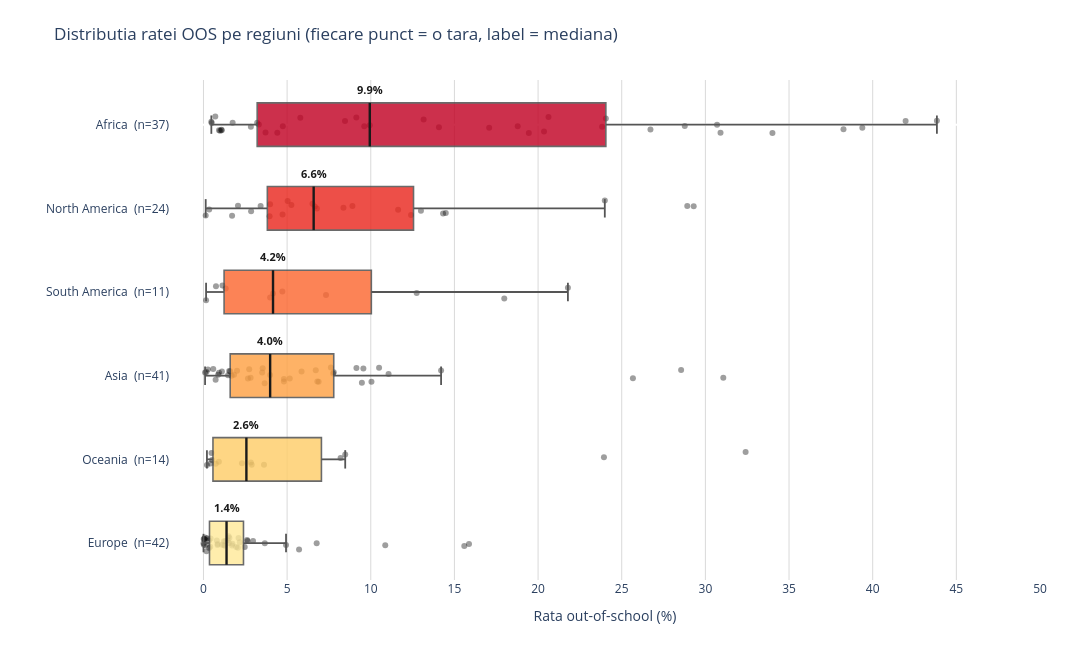

Notebook source saved alongside this figure:
### Markdown cell above
#### Grafic 2 - Cat de grava e situatia per regiune? Box plot

### Code cell
order = (latest.groupby('region')['oos_rate']
         .median().sort_values(ascending=False).index.tolist())

box_data = latest.dropna(subset=['oos_rate', 'region']).copy()
colors = sns.color_palette('YlOrRd_r', n_colors=len(order)).as_hex()

# Label-uri Y cu numarul de tari per regiune
counts_per_region = box_data.groupby('region').size().to_dict()
y_labels = [f'{r}  (n={counts_per_region[r]})' for r in order]

fig = go.Figure()
box_height = 0.52
cap_height = 0.22

for i, (region, color) in enumerate(zip(order, colors)):
    subset = box_data[box_data['region'] == region].copy()
    values = subset['oos_rate'].dropna()
    q1, median, q3 = values.quantile([0.25, 0.50, 0.75])
    iqr = q3 - q1
    lower_whisker = values[values >= q1 - 1.5 * iqr].min()
    upper_whisker = values[values <= q3 + 1.5 * iqr].max()
    actual_max = values.max()

    # Cutia: intervalul interquartilic Q1-Q3, adica 50% din tarile regiunii.
    fig.add_shape(
        type='rect', x0=q1, x1=q3, y0=i - box_height / 2, y1=i + box_height / 2,
        line=dict(color='#4a4a4a', width=1.6), fillcolor=color, opacity=0.82
    )
    # Mediana: linia verticala din interiorul cutiei.
    fig.add_shape(
        type='line', x0=median, x1=median, y0=i - box_height / 2, y1=i + box_height / 2,
        line=dict(color='#1a1a1a', width=2.4)
    )
    # Mustati
    fig.add_shape(
        type='line', x0=lower_whisker, x1=q1, y0=i, y1=i,
        line=dict(color='#555555', width=1.8)
    )
    fig.add_shape(
        type='line', x0=q3, x1=upper_whisker, y0=i, y1=i,
        line=dict(color='#555555', width=1.8)
    )
    fig.add_shape(
        type='line', x0=lower_whisker, x1=lower_whisker,
        y0=i - cap_height / 2, y1=i + cap_height / 2,
        line=dict(color='#555555', width=1.8)
    )
    fig.add_shape(
        type='line', x0=upper_whisker, x1=upper_whisker,
        y0=i - cap_height / 2, y1=i + cap_height / 2,
        line=dict(color='#555555', width=1.8)
    )

    # Label cu valoarea medianei, deasupra cutiei (y reverse -> minus = sus)
    fig.add_annotation(
        x=median, y=i - box_height / 2 - 0.16,
        text=f'<b>{median:.1f}%</b>',
        showarrow=False,
        font=dict(size=11, color='#1a1a1a'),
        xanchor='center',
    )

    # Puncte (jitter) - toate vizibile, fara clipping
    rng = np.random.default_rng(100 + i)
    jitter = rng.uniform(-0.10, 0.10, len(subset))
    fig.add_trace(go.Scatter(
        x=subset['oos_rate'],
        y=np.full(len(subset), i) + jitter,
        mode='markers',
        marker=dict(color='rgba(0,0,0,0.38)', size=6),
        text=subset['Entity'],
        customdata=subset[['Year', 'gdp_pc']].values,
        hovertemplate=(
            '<b>%{text}</b><br>'
            f'Regiune: {region}<br>'
            'Rata OOS: %{x:.1f}%<br>'
            'An: %{customdata[0]:.0f}<br>'
            'PIB/capita: $%{customdata[1]:,.0f}'
            '<extra></extra>'
        ),
        showlegend=False
    ))

    # Hover invizibil peste mediana, ca sa apara stats la trecere
    fig.add_trace(go.Scatter(
        x=[median], y=[i], mode='markers', marker=dict(size=18, opacity=0),
        hovertemplate=(
            f'<b>{region}</b><br>'
            f'Q1: {q1:.1f}%<br>'
            f'Mediana: {median:.1f}%<br>'
            f'Q3: {q3:.1f}%<br>'
            f'Mustati: {lower_whisker:.1f}% - {upper_whisker:.1f}%<br>'
            f'Max: {actual_max:.1f}%<br>'
            f'Nr. tari: {len(subset)}'
            '<extra></extra>'
        ),
        showlegend=False
    ))

fig.update_layout(
    title='Distributia ratei OOS pe regiuni (fiecare punct = o tara, label = mediana)',
    width=1080, height=650,
    plot_bgcolor='white',
    dragmode=False,
    hovermode='closest',
    margin=dict(l=170, r=40, t=80, b=70),
    xaxis=dict(
        title='Rata out-of-school (%)',
        range=[-2, 50],
        dtick=5,
        showgrid=True,
        gridcolor='#d9d9d9',
        zeroline=False,
        fixedrange=True
    ),
    yaxis=dict(
        tickmode='array',
        tickvals=list(range(len(order))),
        ticktext=y_labels,
        autorange='reversed',
        showgrid=False,
        fixedrange=True
    )
)
fig.show(config=PLOTLY_CONFIG)

### Figure 1 — Plotly figure (JSON) as saved in the notebook; plotly's stock layout.template omitted (floating-point values rounded to 4 significant figures)
{"data": [{"customdata": [[2023.0, 15160.0], [2022.0, 3588.0], [2023.0, 2486.0], [2020.0, 1031.0], [2023.0, 4875.0], [2021.0, 7685.0], [2023.0, 2433.0], [2023.0, 3434.0], [2023.0, 6172.0], [2023.0, 6521.0], [2023.0, 16690.0], [2019.0, 10100.0], [2023.0, 2758.0], [2019.0, 19490.0], [2023.0, 2964.0], [2021.0, 6608.0], [2021.0, 3739.0], [2023.0, 2596.0], [2022.0, 1579.0], [2023.0, 1629.0], [2023.0, 2860.0], [2019.0, 6162.0], [2023.0, 26640.0], [2021.0, 8623.0], [2022.0, 1477.0], [2023.0, 10140.0], [2023.0, 1690.0], [2023.0, 3063.0], [2021.0, 5733.0], [2023.0, 4305.0], [2023.0, 28640.0], [2022.0, 13770.0], [2019.0, 3626.0], [2023.0, 3621.0], [2023.0, 2842.0], [2023.0, 12650.0], [2023.0, 5218.0]], "hovertemplate": "<b>%{text}</b><br>Regiune: Africa<br>Rata OOS: %{x:.1f}%<br>An: %{customdata[0]:.0f}<br>PIB/capita: $%{customdata[1]:,.0f}<extra></extra>", "marker": {"color": "rgba(0,0,0,0.38)", "size": 6}, "mode": "markers", "showlegend": false, "text": ["Algeria", "Benin", "Burkina Faso", "Burundi", "Cameroon", "Cape Verde", "Chad", "Comoros", "Congo", "Cote d'Ivoire", "Egypt", "Eswatini", "Ethiopia", "Gabon", "Gambia", "Ghana", "Guinea", "Lesotho", "Liberia", "Madagascar", "Mali", "Mauritania", "Mauritius", "Morocco", "Mozambique", "Namibia", "Niger", "Rwanda", "Sao Tome and Principe", "Senegal", "Seychelles", "South Africa", "Sudan", "Tanzania", "Togo", "Tunisia", "Zimbabwe"], "type": "scatter", "x": [0.93, 9.61, 41.97, 20.62, 3.709, 4.743, 26.72, 20.36, 17.08, 13.16, 4.413, 8.46, 23.83, 28.77, 18.78, 9.941, 19.45, 30.7, 38.25, 3.307, 34.01, 30.91, 1.743, 0.471, 1.0, 1.069, 39.38, 0.4888, 3.211, 24.05, 2.834, 5.788, 43.84, 14.08, 0.7071, 1.094, 9.137], "y": [0.067, 0.01931, -0.04223, -0.09141, 0.09473, 0.01929, 0.05805, 0.08207, 0.03763, -0.062, 0.0963, -0.04305, 0.02585, 0.01621, 0.01998, 0.00705, 0.09916, 0.0003892, 0.0542, -0.001168, 0.09953, 0.09572, -0.02129, -0.03561, 0.07244, 0.05986, 0.03829, -0.0183, -0.02205, -0.07367, 0.0251, -0.08352, -0.04509, 0.03122, -0.09706, 0.06691, -0.08552]}, {"hovertemplate": "<b>Africa</b><br>Q1: 3.2%<br>Mediana: 9.9%<br>Q3: 24.1%<br>Mustati: 0.5% - 43.8%<br>Max: 43.8%<br>Nr. tari: 37<extra></extra>", "marker": {"opacity": 0, "size": 18}, "mode": "markers", "showlegend": false, "type": "scatter", "x": [9.941], "y": [0]}, {"customdata": [[2023.0, 28470.0], [2023.0, 35220.0], [2023.0, 21320.0], [2023.0, 12370.0], [2022.0, 58320.0], [2023.0, 79680.0], [2023.0, 25980.0], [2023.0, 27620.0], [2023.0, 18280.0], [2023.0, 23280.0], [2023.0, 11420.0], [2021.0, 15290.0], [2023.0, 12380.0], [2023.0, 6468.0], [2023.0, 11400.0], [2022.0, 21390.0], [2023.0, 7497.0], [2023.0, 35870.0], [2023.0, 42840.0], [2023.0, 23400.0], [2023.0, 46570.0], [2023.0, 31200.0], [2021.0, 25060.0], [2022.0, 72680.0]], "hovertemplate": "<b>%{text}</b><br>Regiune: North America<br>Rata OOS: %{x:.1f}%<br>An: %{customdata[0]:.0f}<br>PIB/capita: $%{customdata[1]:,.0f}<extra></extra>", "marker": {"color": "rgba(0,0,0,0.38)", "size": 6}, "mode": "markers", "showlegend": false, "text": ["Antigua and Barbuda", "Bahamas", "Barbados", "Belize", "Canada", "Cayman Islands", "Costa Rica", "Curacao", "Dominica", "Dominican Republic", "El Salvador", "Grenada", "Guatemala", "Honduras", "Jamaica", "Mexico", "Nicaragua", "Panama", "Puerto Rico", "Saint Lucia", "Sint Maarten (Dutch part)", "Trinidad and Tobago", "Turks and Caicos Islands", "United States"], "type": "scatter", "x": [1.711, 28.92, 14.48, 11.64, 5.255, 0.1336, 4.728, 3.417, 3.952, 6.516, 14.32, 2.848, 8.368, 23.99, 12.41, 0.3419, 6.656, 8.904, 13.0, 2.063, 6.781, 29.3, 5.031, 3.982], "y": [1.089, 0.9719, 1.057, 1.018, 0.9589, 1.085, 1.074, 0.9728, 1.095, 0.9449, 1.061, 1.036, 0.9942, 0.9062, 1.079, 1.015, 0.9781, 0.9709, 1.03, 0.9694, 1.002, 0.9742, 0.911, 0.9501]}, {"hovertemplate": "<b>North America</b><br>Q1: 3.8%<br>Mediana: 6.6%<br>Q3: 12.6%<br>Mustati: 0.1% - 24.0%<br>Max: 29.3%<br>Nr. tari: 24<extra></extra>", "marker": {"opacity": 0, "size": 18}, "mode": "markers", "showlegend": false, "type": "scatter", "x": [6.586], "y": [1]}, {"customdata": [[2022.0, 27830.0], [2023.0, 11620.0], [2022.0, 18550.0], [2023.0, 29560.0], [2022.0, 18460.0], [2023.0, 14340.0], [2023.0, 49310.0], [2023.0, 15830.0], [2019.0, 15460.0], [2021.0, 18460.0], [2023.0, 31060.0]], "hovertemplate": "<b>%{text}</b><br>Regiune: South America<br>Rata OOS: %{x:.1f}%<br>An: %{customdata[0]:.0f}<br>PIB/capita: $%{customdata[1]:,.0f}<extra></extra>", "marker": {"color": "rgba(0,0,0,0.38)", "size": 6}, "mode": "markers", "showlegend": false, "text": ["Argentina", "Bolivia", "Brazil", "Chile", "Colombia", "Ecuador", "Guyana", "Paraguay", "Peru", "Suriname", "Uruguay"], "type": "scatter", "x": [0.7474, 4.157, 3.984, 1.33, 7.325, 4.715, 17.98, 12.74, 0.1565, 21.78, 1.137], "y": [1.932, 2.017, 2.065, 1.959, 2.037, 1.993, 2.078, 2.013, 2.099, 1.949, 1.922]}, {"hovertemplate": "<b>South America</b><br>Q1: 1.2%<br>Mediana: 4.2%<br>Q3: 10.0%<br>Mustati: 0.2% - 21.8%<br>Max: 21.8%<br>Nr. tari: 11<extra></extra>", "marker": {"opacity": 0, "size": 18}, "mode": "markers", "showlegend": false, "type": "scatter", "x": [4.157], "y": [2]}, {"customdata": [[2023.0, 19400.0], [2023.0, 21310.0], [2023.0, 57820.0], [2023.0, 8242.0], [2022.0, 14060.0], [2023.0, 76620.0], [2023.0, 6695.0], [2020.0, 6595.0], [2023.0, 22590.0], [2022.0, 64040.0], [2023.0, 9302.0], [2023.0, 13890.0], [2020.0, 15380.0], [2022.0, 48100.0], [2022.0, 44970.0], [2023.0, 9381.0], [2023.0, 34700.0], [2022.0, 6140.0], [2023.0, 8372.0], [2023.0, 11330.0], [2023.0, 104800.0], [2023.0, 32860.0], [2023.0, 22330.0], [2023.0, 16220.0], [2023.0, 4861.0], [2022.0, 39780.0], [2022.0, 5526.0], [2023.0, 5361.0], [2023.0, 9899.0], [2022.0, 114700.0], [2021.0, 62690.0], [2022.0, 133600.0], [2022.0, 53230.0], [2023.0, 13020.0], [2022.0, 4455.0], [2023.0, 21190.0], [2022.0, 33520.0], [2023.0, 17870.0], [2023.0, 70240.0], [2023.0, 10010.0], [2023.0, 13550.0]], "hovertemplate": "<b>%{text}</b><br>Regiune: Asia<br>Rata OOS: %{x:.1f}%<br>An: %{customdata[0]:.0f}<br>PIB/capita: $%{customdata[1]:,.0f}<extra></extra>", "marker": {"color": "rgba(0,0,0,0.38)", "size": 6}, "mode": "markers", "showlegend": false, "text": ["Armenia", "Azerbaijan", "Bahrain", "Bangladesh", "Bhutan", "Brunei", "Cambodia", "East Timor", "Georgia", "Hong Kong", "India", "Indonesia", "Iran", "Israel", "Japan", "Jordan", "Kazakhstan", "Kyrgyzstan", "Laos", "Lebanon", "Macao", "Malaysia", "Maldives", "Mongolia", "Nepal", "Oman", "Pakistan", "Palestine", "Philippines", "Qatar", "Saudi Arabia", "Singapore", "South Korea", "Sri Lanka", "Syria", "Thailand", "Turkey", "Turkmenistan", "United Arab Emirates", "Uzbekistan", "Vietnam"], "type": "scatter", "x": [3.509, 1.538, 6.712, 6.885, 10.04, 0.5848, 7.787, 5.157, 4.808, 0.8764, 1.47, 0.7271, 1.829, 3.656, 0.09672, 2.734, 5.863, 3.538, 9.469, 25.67, 14.2, 9.143, 6.804, 7.748, 2.006, 11.06, 28.55, 9.557, 10.5, 7.615, 2.817, 0.9306, 1.103, 3.986, 31.07, 1.598, 0.2632, 2.658, 0.1761, 4.808, 1.682], "y": [2.963, 2.945, 2.936, 3.072, 3.072, 2.921, 2.958, 3.032, 3.04, 2.988, 2.996, 3.048, 2.988, 3.092, 2.962, 2.922, 2.951, 2.911, 3.084, 3.03, 2.939, 2.907, 3.069, 2.974, 2.942, 2.981, 2.933, 2.914, 2.904, 2.902, 3.024, 2.966, 2.951, 2.992, 3.026, 2.948, 2.926, 3.034, 2.956, 3.069, 3.002]}, {"hovertemplate": "<b>Asia</b><br>Q1: 1.6%<br>Mediana: 4.0%<br>Q3: 7.8%<br>Mustati: 0.1% - 14.2%<br>Max: 31.1%<br>Nr. tari: 41<extra></extra>", "marker": {"opacity": 0, "size": 18}, "mode": "markers", "showlegend": false, "type": "scatter", "x": [3.986], "y": [3]}, {"customdata": [[2023.0, 60680.0], [2020.0, 10810.0], [2023.0, 3141.0], [2022.0, 6937.0], [2023.0, 3815.0], [2023.0, 12370.0], [2023.0, 49510.0], [2023.0, 16430.0], [2018.0, 4211.0], [2023.0, 7384.0], [2023.0, 2340.0], [2023.0, 7030.0], [2023.0, 5812.0], [2023.0, 3215.0]], "hovertemplate": "<b>%{text}</b><br>Regiune: Oceania<br>Rata OOS: %{x:.1f}%<br>An: %{customdata[0]:.0f}<br>PIB/capita: $%{customdata[1]:,.0f}<extra></extra>", "marker": {"color": "rgba(0,0,0,0.38)", "size": 6}, "mode": "markers", "showlegend": false, "text": ["Australia", "Fiji", "Kiribati", "Marshall Islands", "Micronesia (country)", "Nauru", "New Zealand", "Palau", "Papua New Guinea", "Samoa", "Solomon Islands", "Tonga", "Tuvalu", "Vanuatu"], "type": "scatter", "x": [0.2074, 2.83, 8.473, 0.482, 23.94, 0.422, 2.302, 8.196, 0.9213, 3.617, 32.4, 0.5131, 0.733, 2.881], "y": [4.068, 4.038, 3.943, 3.925, 3.975, 4.051, 4.047, 3.983, 4.029, 4.065, 3.913, 4.008, 4.051, 4.065]}, {"hovertemplate": "<b>Oceania</b><br>Q1: 0.6%<br>Mediana: 2.6%<br>Q3: 7.1%<br>Mustati: 0.2% - 8.5%<br>Max: 32.4%<br>Nr. tari: 14<extra></extra>", "marker": {"opacity": 0, "size": 18}, "mode": "markers", "showlegend": false, "type": "scatter", "x": [2.566], "y": [4]}, {"customdata": [[2023.0, 20480.0], [2023.0, 64630.0], [2023.0, 64540.0], [2023.0, 27780.0], [2022.0, 62560.0], [2023.0, 19800.0], [2023.0, 33070.0], [2022.0, 39860.0], [2022.0, 50620.0], [2022.0, 48390.0], [2023.0, 69380.0], [2023.0, 41290.0], [2023.0, 56250.0], [2022.0, 53670.0], [2023.0, 63040.0], [2022.0, 35830.0], [2023.0, 40330.0], [2022.0, 65380.0], [2022.0, 123200.0], [2023.0, 52870.0], [2023.0, 37280.0], [2022.0, 46650.0], [2022.0, 132600.0], [2023.0, 60420.0], [2020.0, 13560.0], [2023.0, 27240.0], [2022.0, 71320.0], [2022.0, 22820.0], [2023.0, 90090.0], [2023.0, 43670.0], [2022.0, 41070.0], [2023.0, 40120.0], [2023.0, 39890.0], [2023.0, 70950.0], [2022.0, 24650.0], [2023.0, 39520.0], [2023.0, 47980.0], [2023.0, 47320.0], [2023.0, 62660.0], [2023.0, 82300.0], [2021.0, 17850.0], [2022.0, 53140.0]], "hovertemplate": "<b>%{text}</b><br>Regiune: Europe<br>Rata OOS: %{x:.1f}%<br>An: %{customdata[0]:.0f}<br>PIB/capita: $%{customdata[1]:,.0f}<extra></extra>", "marker": {"color": "rgba(0,0,0,0.38)", "size": 6}, "mode": "markers", "showlegend": false, "text": ["Albania", "Andorra", "Austria", "Belarus", "Belgium", "Bosnia and Herzegovina", "Bulgaria", "Croatia", "Cyprus", "Czechia", "Denmark", "Estonia", "Finland", "France", "Germany", "Greece", "Hungary", "Iceland", "Ireland", "Italy", "Latvia", "Lithuania", "Luxembourg", "Malta", "Moldova", "Montenegro", "Netherlands", "North Macedonia", "Norway", "Poland", "Portugal", "Romania", "Russia", "San Marino", "Serbia", "Slovakia", "Slovenia", "Spain", "Sweden", "Switzerland", "Ukraine", "United Kingdom"], "type": "scatter", "x": [10.87, 0.1809, 1.499, 3.666, 1.224, 2.097, 5.714, 1.733, 0.84, 0.08569, 0.8492, 2.466, 1.552, 0.01469, 2.607, 0.00218, 2.171, 1.515, 1.11, 2.056, 1.96, 0.02364, 0.3454, 2.638, 0.7965, 0.2183, 0.4057, 2.964, 1.312, 0.1235, 0.3378, 15.59, 4.935, 6.766, 1.706, 1.23, 1.447, 1.288, 0.4257, 0.04699, 15.87, 0.08828], "y": [5.028, 5.098, 4.919, 5.001, 4.979, 4.941, 5.077, 5.008, 5.022, 4.957, 5.011, 5.047, 4.94, 4.953, 4.965, 5.003, 4.991, 4.999, 5.02, 5.057, 5.047, 5.021, 5.06, 4.976, 4.97, 4.944, 5.045, 4.975, 4.975, 5.028, 4.97, 5.036, 5.022, 5.001, 5.028, 5.027, 4.968, 5.032, 4.944, 4.952, 5.011, 4.933]}, {"hovertemplate": "<b>Europe</b><br>Q1: 0.4%<br>Mediana: 1.4%<br>Q3: 2.4%<br>Mustati: 0.0% - 4.9%<br>Max: 15.9%<br>Nr. tari: 42<extra></extra>", "marker": {"opacity": 0, "size": 18}, "mode": "markers", "showlegend": false, "type": "scatter", "x": [1.38], "y": [5]}], "layout": {"annotations": [{"font": {"color": "#1a1a1a", "size": 11}, "showarrow": false, "text": "<b>9.9%</b>", "x": 9.941, "xanchor": "center", "y": -0.42}, {"font": {"color": "#1a1a1a", "size": 11}, "showarrow": false, "text": "<b>6.6%</b>", "x": 6.586, "xanchor": "center", "y": 0.58}, {"font": {"color": "#1a1a1a", "size": 11}, "showarrow": false, "text": "<b>4.2%</b>", "x": 4.157, "xanchor": "center", "y": 1.58}, {"font": {"color": "#1a1a1a", "size": 11}, "showarrow": false, "text": "<b>4.0%</b>", "x": 3.986, "xanchor": "center", "y": 2.58}, {"font": {"color": "#1a1a1a", "size": 11}, "showarrow": false, "text": "<b>2.6%</b>", "x": 2.566, "xanchor": "center", "y": 3.58}, {"font": {"color": "#1a1a1a", "size": 11}, "showarrow": false, "text": "<b>1.4%</b>", "x": 1.38, "xanchor": "center", "y": 4.58}], "dragmode": false, "height": 650, "hovermode": "closest", "margin": {"b": 70, "l": 170, "r": 40, "t": 80}, "plot_bgcolor": "white", "shapes": [{"fillcolor": "#c20325", "line": {"color": "#4a4a4a", "width": 1.6}, "opacity": 0.82, "type": "rect", "x0": 3.211, "x1": 24.05, "y0": -0.26, "y1": 0.26}, {"line": {"color": "#1a1a1a", "width": 2.4}, "type": "line", "x0": 9.941, "x1": 9.941, "y0": -0.26, "y1": 0.26}, {"line": {"color": "#555555", "width": 1.8}, "type": "line", "x0": 0.471, "x1": 3.211, "y0": 0, "y1": 0}, {"line": {"color": "#555555", "width": 1.8}, "type": "line", "x0": 24.05, "x1": 43.84, "y0": 0, "y1": 0}, {"line": {"color": "#555555", "width": 1.8}, "type": "line", "x0": 0.471, "x1": 0.471, "y0": -0.11, "y1": 0.11}, {"line": {"color": "#555555", "width": 1.8}, "type": "line", "x0": 43.84, "x1": 43.84, "y0": -0.11, "y1": 0.11}, {"fillcolor": "#ea2920", "line": {"color": "#4a4a4a", "width": 1.6}, "opacity": 0.82, "type": "rect", "x0": 3.818, "x1": 12.56, "y0": 0.74, "y1": 1.26}, {"line": {"color": "#1a1a1a", "width": 2.4}, "type": "line", "x0": 6.586, "x1": 6.586, "y0": 0.74, "y1": 1.26}, {"line": {"color": "#555555", "width": 1.8}, "type": "line", "x0": 0.1336, "x1": 3.818, "y0": 1, "y1": 1}, {"line": {"color": "#555555", "width": 1.8}, "type": "line", "x0": 12.56, "x1": 23.99, "y0": 1, "y1": 1}, {"line": {"color": "#555555", "width": 1.8}, "type": "line", "x0": 0.1336, "x1": 0.1336, "y0": 0.89, "y1": 1.11}, {"line": {"color": "#555555", "width": 1.8}, "type": "line", "x0": 23.99, "x1": 23.99, "y0": 0.89, "y1": 1.11}, {"fillcolor": "#fc6832", "line": {"color": "#4a4a4a", "width": 1.6}, "opacity": 0.82, "type": "rect", "x0": 1.233, "x1": 10.03, "y0": 1.74, "y1": 2.26}, {"line": {"color": "#1a1a1a", "width": 2.4}, "type": "line", "x0": 4.157, "x1": 4.157, "y0": 1.74, "y1": 2.26}, {"line": {"color": "#555555", "width": 1.8}, "type": "line", "x0": 0.1565, "x1": 1.233, "y0": 2, "y1": 2}, {"line": {"color": "#555555", "width": 1.8}, "type": "line", "x0": 10.03, "x1": 21.78, "y0": 2, "y1": 2}, {"line": {"color": "#555555", "width": 1.8}, "type": "line", "x0": 0.1565, "x1": 0.1565, "y0": 1.89, "y1": 2.11}, {"line": {"color": "#555555", "width": 1.8}, "type": "line", "x0": 21.78, "x1": 21.78, "y0": 1.89, "y1": 2.11}, {"fillcolor": "#fea245", "line": {"color": "#4a4a4a", "width": 1.6}, "opacity": 0.82, "type": "rect", "x0": 1.598, "x1": 7.787, "y0": 2.74, "y1": 3.26}, {"line": {"color": "#1a1a1a", "width": 2.4}, "type": "line", "x0": 3.986, "x1": 3.986, "y0": 2.74, "y1": 3.26}, {"line": {"color": "#555555", "width": 1.8}, "type": "line", "x0": 0.09672, "x1": 1.598, "y0": 3, "y1": 3}, {"line": {"color": "#555555", "width": 1.8}, "type": "line", "x0": 7.787, "x1": 14.2, "y0": 3, "y1": 3}, {"line": {"color": "#555555", "width": 1.8}, "type": "line", "x0": 0.09672, "x1": 0.09672, "y0": 2.89, "y1": 3.11}, {"line": {"color": "#555555", "width": 1.8}, "type": "line", "x0": 14.2, "x1": 14.2, "y0": 2.89, "y1": 3.11}, {"fillcolor": "#fece6a", "line": {"color": "#4a4a4a", "width": 1.6}, "opacity": 0.82, "type": "rect", "x0": 0.5681, "x1": 7.051, "y0": 3.74, "y1": 4.26}, {"line": {"color": "#1a1a1a", "width": 2.4}, "type": "line", "x0": 2.566, "x1": 2.566, "y0": 3.74, "y1": 4.26}, {"line": {"color": "#555555", "width": 1.8}, "type": "line", "x0": 0.2074, "x1": 0.5681, "y0": 4, "y1": 4}, {"line": {"color": "#555555", "width": 1.8}, "type": "line", "x0": 7.051, "x1": 8.473, "y0": 4, "y1": 4}, {"line": {"color": "#555555", "width": 1.8}, "type": "line", "x0": 0.2074, "x1": 0.2074, "y0": 3.89, "y1": 4.11}, {"line": {"color": "#555555", "width": 1.8}, "type": "line", "x0": 8.473, "x1": 8.473, "y0": 3.89, "y1": 4.11}, {"fillcolor": "#ffea9b", "line": {"color": "#4a4a4a", "width": 1.6}, "opacity": 0.82, "type": "rect", "x0": 0.3605, "x1": 2.392, "y0": 4.74, "y1": 5.26}, {"line": {"color": "#1a1a1a", "width": 2.4}, "type": "line", "x0": 1.38, "x1": 1.38, "y0": 4.74, "y1": 5.26}, {"line": {"color": "#555555", "width": 1.8}, "type": "line", "x0": 0.00218, "x1": 0.3605, "y0": 5, "y1": 5}, {"line": {"color": "#555555", "width": 1.8}, "type": "line", "x0": 2.392, "x1": 4.935, "y0": 5, "y1": 5}, {"line": {"color": "#555555", "width": 1.8}, "type": "line", "x0": 0.00218, "x1": 0.00218, "y0": 4.89, "y1": 5.11}, {"line": {"color": "#555555", "width": 1.8}, "type": "line", "x0": 4.935, "x1": 4.935, "y0": 4.89, "y1": 5.11}], "title": {"text": "Distributia ratei OOS pe regiuni (fiecare punct = o tara, label = mediana)"}, "width": 1080, "xaxis": {"dtick": 5, "fixedrange": true, "gridcolor": "#d9d9d9", "range": [-2, 50], "showgrid": true, "title": {"text": "Rata out-of-school (%)"}, "zeroline": false}, "yaxis": {"autorange": "reversed", "fixedrange": true, "showgrid": false, "tickmode": "array", "ticktext": ["Africa  (n=37)", "North America  (n=24)", "South America  (n=11)", "Asia  (n=41)", "Oceania  (n=14)", "Europe  (n=42)"], "tickvals": [0, 1, 2, 3, 4, 5]}}}
